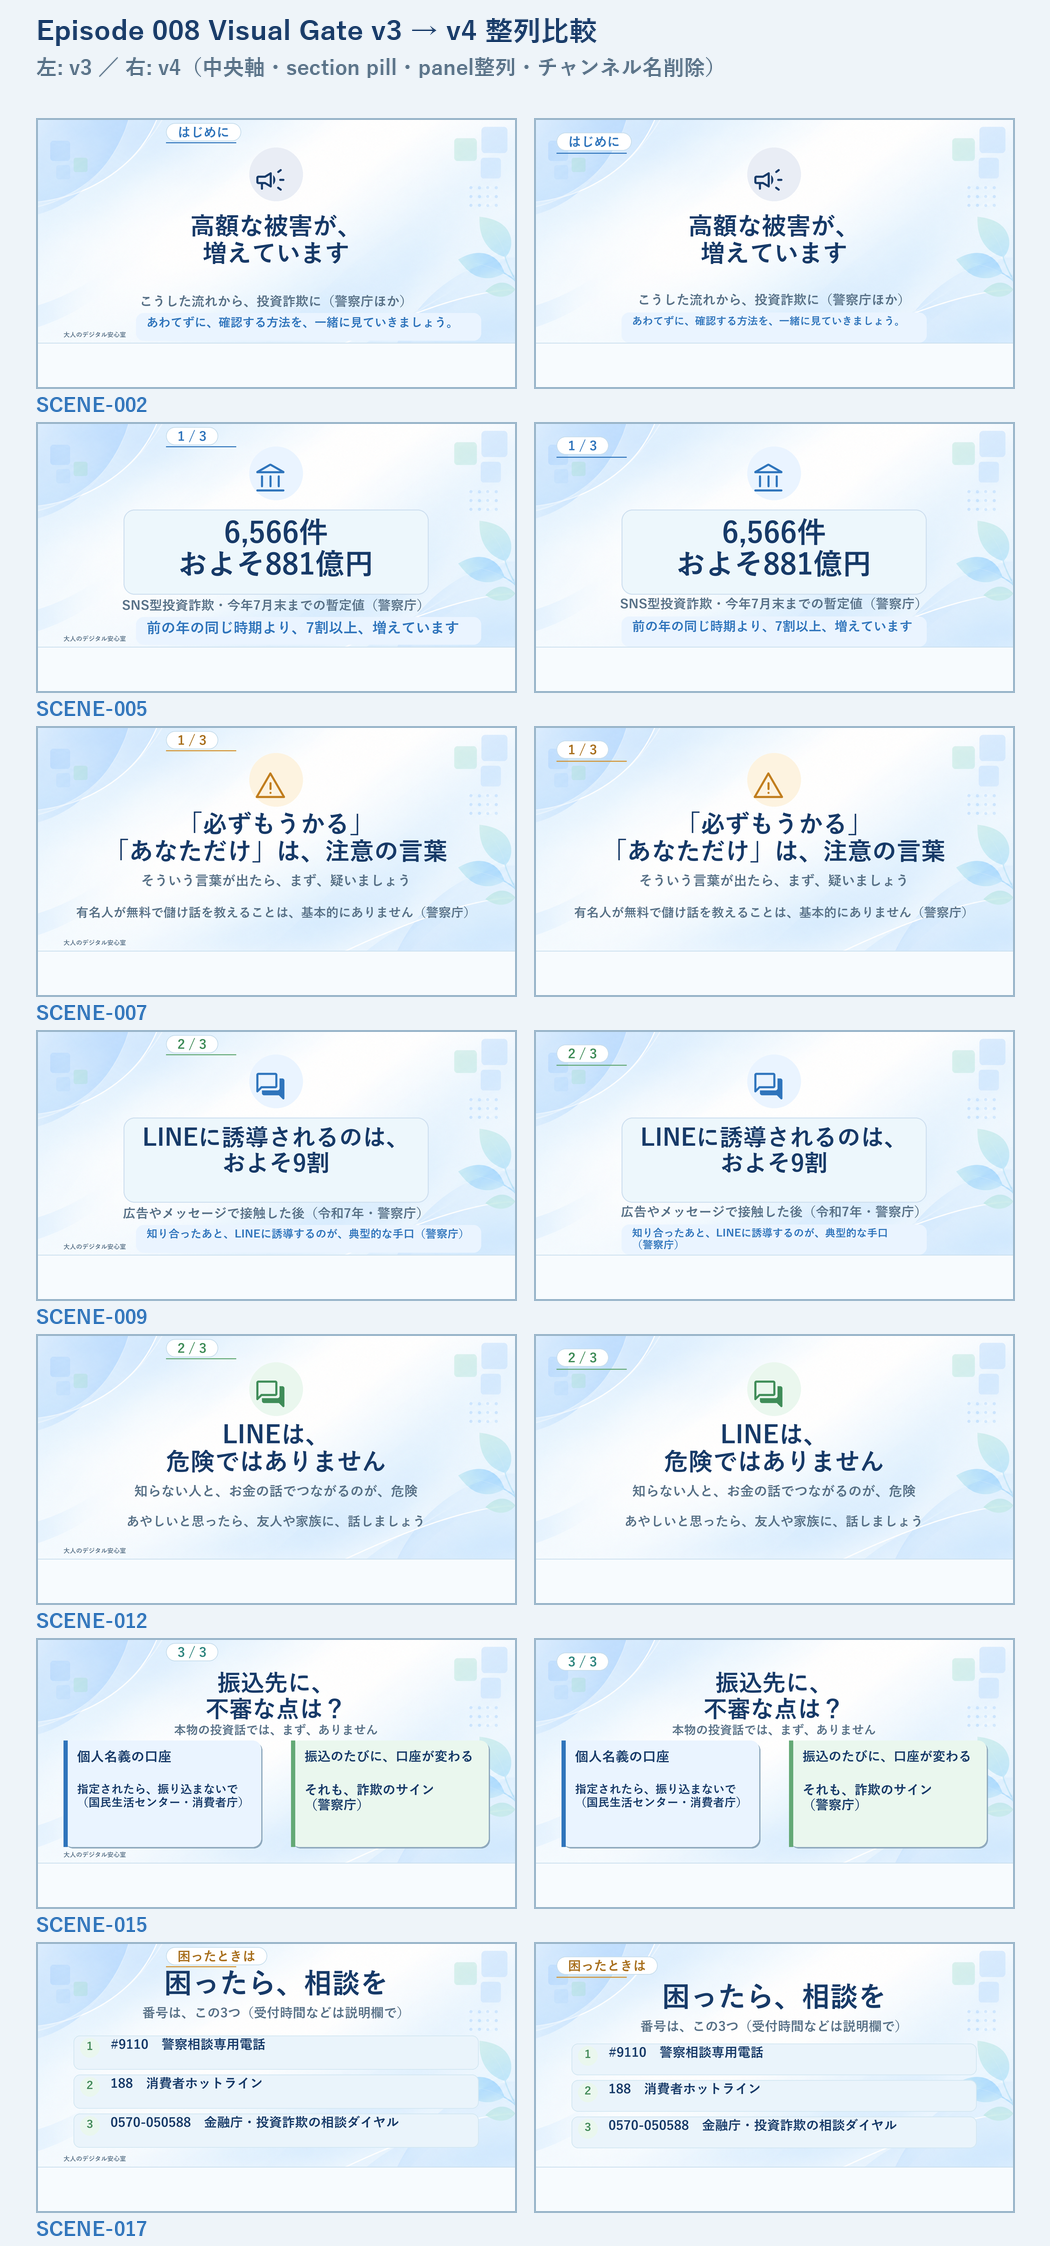

This figure's Python source:
# -*- coding: utf-8 -*-
"""Create the Episode 008 Visual Gate v3 -> v4 alignment comparison."""
from __future__ import annotations

from pathlib import Path

from PIL import Image, ImageDraw, ImageFont, ImageOps


BASE = Path(__file__).resolve().parent
V3_DIR = BASE.parent / "rendered_final_scenes_v3"
V4_DIR = BASE.parent / "rendered_final_scenes_v4"
OUTPUT = BASE / "alignment_before_after.png"
TARGETS = [2, 5, 7, 9, 12, 15, 17]
THUMB_SIZE = (480, 270)
GAP = 18
SIDE = 36
HEADER = 94
LABEL_H = 34


def font(size: int) -> ImageFont.FreeTypeFont | ImageFont.ImageFont:
    for candidate in ("C:/Windows/Fonts/YuGothB.ttc", "C:/Windows/Fonts/meiryob.ttc"):
        try:
            return ImageFont.truetype(candidate, size)
        except OSError:
            pass
    return ImageFont.load_default()


def main() -> None:
    width = SIDE * 2 + THUMB_SIZE[0] * 2 + GAP
    row_height = THUMB_SIZE[1] + LABEL_H
    height = HEADER + 24 + len(TARGETS) * row_height
    sheet = Image.new("RGB", (width, height), "#eef4f9")
    draw = ImageDraw.Draw(sheet)
    draw.text((SIDE, 16), "Episode 008 Visual Gate v3 → v4 整列比較", font=font(28), fill="#173a68")
    draw.text((SIDE, 56), "左: v3 ／ 右: v4（中央軸・section pill・panel整列・チャンネル名削除）", font=font(21), fill="#587187")
    y = HEADER + 24
    for scene_id in TARGETS:
        for directory, x in ((V3_DIR, SIDE), (V4_DIR, SIDE + THUMB_SIZE[0] + GAP)):
            path = directory / f"scene_{scene_id:03d}.png"
            if not path.exists():
                raise FileNotFoundError(path)
            with Image.open(path) as source:
                thumb = ImageOps.fit(source.convert("RGB"), THUMB_SIZE, method=Image.Resampling.LANCZOS)
            sheet.paste(thumb, (x, y))
            draw.rectangle((x, y, x + THUMB_SIZE[0], y + THUMB_SIZE[1]), outline="#9db8cc", width=2)
        draw.text((SIDE, y + THUMB_SIZE[1] + 6), f"SCENE-{scene_id:03d}", font=font(20), fill="#2f74bb")
        y += row_height
    OUTPUT.parent.mkdir(parents=True, exist_ok=True)
    sheet.save(OUTPUT, "PNG")
    print(f"saved {OUTPUT} {sheet.size[0]}x{sheet.size[1]}")


if __name__ == "__main__":
    main()
